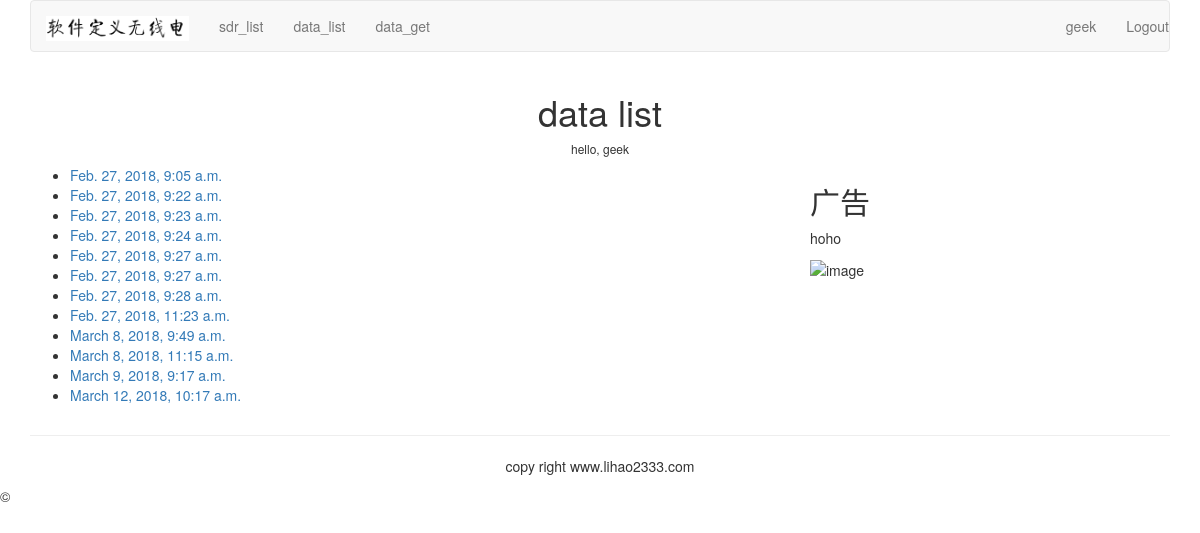
Page /data/ (signed in) on the earlier database version.
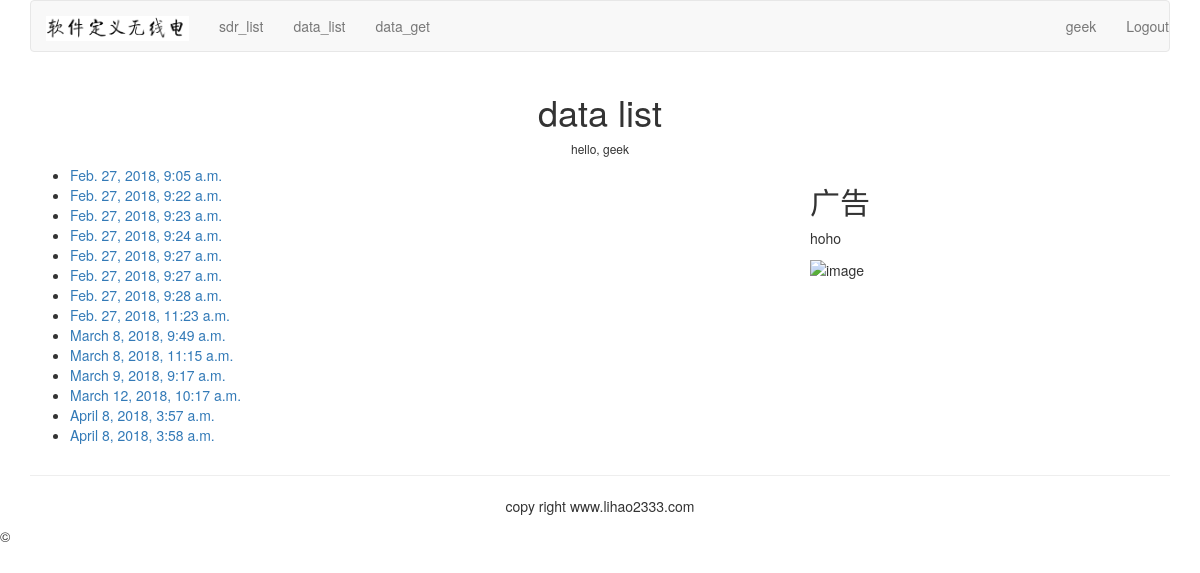
Same page on the later database version.
### data/models.py (models this page shows)
class Data(models.Model):
    owner = models.ForeignKey(User,on_delete=models.CASCADE, related_name="data_owner")
    loc_x = models.FloatField()
    loc_y = models.FloatField()
    fs = models.FloatField()
    dt = models.FloatField()
    fc = models.FloatField()
    gain = models.FloatField()
    data = models.FileField(upload_to=user_directory_path)
    time = models.DateTimeField(default=timezone.now())

### data/views.py (the view)
def data_list(request):
    datas = Data.objects.filter(owner=request.user)
    return render(request, "data/list.html", {"datas":datas})

### templates/data/list.html (shortened to what this page needs)
{%extends "base.html"%}
{% block content%}
{% load staticfiles %}
<div class="row text-center vertial-middle-sm">
        <h1>data list</h1>
		{%if user.is_authenticated%}
		<h6>hello, {{user.username}}</h6>
		{%endif%}
</div>
<div class="row">
        <div class="col-xs-12 col-md-8">
                <ul>
						{% for data in datas%}
                    <li><a href="{{data.id}}">{{data.time}}</a></li>
						{% endfor %}
                </ul>
        </div>
        <div class="col-xs-6 col-md-4">
				<h2>广告</h2>
                <p>hoho</p>
                <img src="{% static '/image/test.png' %}" alt="image" width="100" height="100">
        </div>
</div>
{%endblock%}

### templates/base.html (shortened to what this page needs)
<!DOCTYPE html>
<html lang="zh-cn">
<head>
    <link rel="stylesheet" href="http://necolas.github.io/normalize.css/">
    <link rel="stylesheet" href="https://cdn.bootcss.com/bootstrap/3.3.7/css/bootstrap.min.css">
</head>
<body>
		{%include "header.html"%}
    <div class="container">
        {% block content %}
        {% endblock %}
    </div>
		{%include "footer.html"%}
</body>
</html>

### templates/header.html
{%load staticfiles%}
<div class="container">
        <nav class="navbar navbar-default" role="navigation">
                <div class="navbar-header">
						<a class="navbar-brand" href="http://lihao2333.com"><img src="{%static 'image/logo.png'%}" height="25px" alt=""></a>
                </div>
                <div>
                        <ul class="nav navbar-nav" role="navigation">
								<li><a href="{%url 'sdrpub_list'%}">sdr_list</a></li>
                                <li><a href="{%url 'data_list'%}">data_list</a></li>
                                <li><a href="{%url 'data_get'%}">data_get</a></li>
                        </ul>
                        <ul class="nav navbar-nav navbar-right">
                                {% if user.is_authenticated%}
								<li><a href="#">{{user.username}}</a></li>
								<li><a href="{%url 'user_logout'%}">Logout</a></li>
								{% else %}
                                <li><a href="{% url 'user_login' %}">login</a></li>
								{% endif %}
                        </ul>
                </div>
        </nav>
</div>

### templates/footer.html
<div class="container">
        <hr>
        <p class="text-center">copy right www.lihao2333.com</p>
</div>

Differences in the rows shown:
added Data: time "April 8, 2018, 3:57 a.m."
added Data: time "April 8, 2018, 3:58 a.m."
